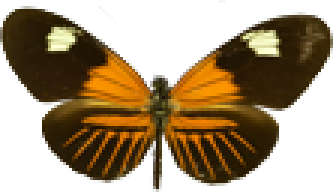
#> input picture SinGAN/Input/Harmonization/original_butterfly_input.png, 111 x 64 px (shown 3 times larger)
$ python generate_mask.py
#> lines starting #> are read from the running program, lines starting #| are printed output that depends on the picture; after the words box and inside, x2 and y2 are one past the last pixel; in counts of white or black regions, pixels touching at a corner belong together
#This will remove background and generate a mask of the object in the image
#Remove background from here: https://www.remove.bg/ and remember to background white, not transparent
#Author : Arpita

import cv2
import numpy as np
from PIL import Image
import os


def convert_to_jpg(path):
    png_image = Image.open(path)
#> png_image is the input picture: PIL image 111x64 RGBA; mean R, G, B, A 166.8, 148.7, 121.9, 255

    # Convert to RGB if necessary
    if png_image.mode != 'RGB':
        png_image = png_image.convert('RGB')
#> png_image: PIL image 111x64 RGB

    # Save as JPG with high quality
    path=os.path.dirname(path)+"/"+os.path.splitext(os.path.basename(path))[0]+".jpg"
    png_image.save(path, quality=100)
    create_mask(path)

def create_mask(path):
    img = cv2.imread(path)
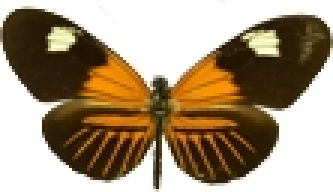
#> img: shape (64, 111, 3) (shown 3 times larger); mean B, G, R 123.4, 148.7, 166.7
    # Convert image to grayscale
    gray = cv2.cvtColor(img, cv2.COLOR_RGB2GRAY)
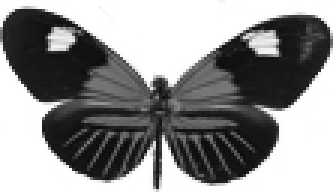
#> gray: shape (64, 111) (shown 3 times larger); min 12, max 255, mean 143.2

    # Create a binary mask where white pixels in the original image are black and all other pixels are white
    mask = cv2.threshold(gray, 230, 255, cv2.THRESH_BINARY_INV)[1]
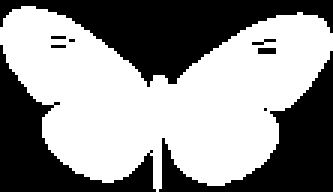
#> mask: shape (64, 111) (shown 3 times larger); 56.6% white; 9 black regions (6 under 20 px), largest, box (x1, y1, x2, y2) and area: (0, 0, 111, 29) 1336, (53, 17, 111, 64) 895, (0, 15, 52, 64) 818
    mask = np.stack((mask,) * 3, axis=-1)
    newName= os.path.dirname(path)+"/"+os.path.splitext(os.path.basename(path))[0]+"_mask.jpg"
    cv2.imwrite(newName,mask)

def check_channels_in_mask():
    img=cv2.imread(os.path.dirname(path)+"/"+os.path.splitext(os.path.basename(path))[0]+"_mask.jpg")
    print(img.shape)
    channels = cv2.split(img)
    cv2.imwrite("r.png",channels[0])
    cv2.imwrite("g.png",channels[1])
    cv2.imwrite("b.png",channels[2])

# Open the PNG image
n_path='./Harmonization/original_butterfly_input.png'
convert_to_jpg(n_path)

$ run again, with SinGAN/Input/Harmonization/another_butterfly.png copied over SinGAN/Input/Harmonization/original_butterfly_input.png
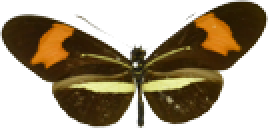
#> input picture SinGAN/Input/Harmonization/another_butterfly.png, 134 x 64 px (shown 2 times larger)
#> in convert_to_jpg, png_image is the input picture: PIL image 134x64 RGBA; mean R, G, B, A 164.9, 151.4, 128.4, 255
#> png_image: PIL image 134x64 RGB
#> in create_mask, `gray = cv2.cvtColor(img, cv2.COLOR_RGB2GRAY)`:
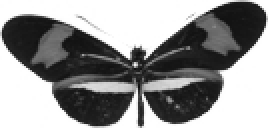
#> gray: shape (64, 134) (shown 2 times larger); min 13, max 255, mean 146.1
#> in create_mask, `mask = cv2.threshold(gray, 230, 255, cv2.THRESH_BINARY_INV)[1]`:
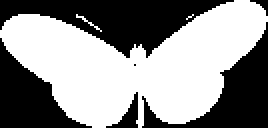
#> mask: shape (64, 134) (shown 2 times larger); 56% white; 6 black regions (1 under 20 px), largest, box (x1, y1, x2, y2) and area: (0, 0, 117, 29) 1612, (71, 11, 134, 64) 1101, (0, 19, 46, 64) 927, (53, 46, 69, 64) 106, (125, 0, 134, 8) 27

$ run again, with SinGAN/Input/Harmonization/mimic_butterfly.jpg saved as SinGAN/Input/Harmonization/original_butterfly_input.png
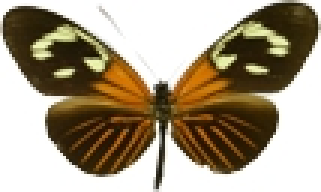
#> input picture SinGAN/Input/Harmonization/mimic_butterfly.jpg, 107 x 64 px (shown 3 times larger)
#> in convert_to_jpg, png_image is the input picture: PIL image 107x64 RGB; mean R, G, B 168.1, 155.2, 133.4
#> in create_mask, `gray = cv2.cvtColor(img, cv2.COLOR_RGB2GRAY)`:
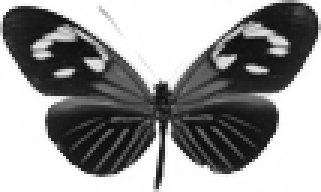
#> gray: shape (64, 107) (shown 3 times larger); min 10, max 255, mean 150.3
#> in create_mask, `mask = cv2.threshold(gray, 230, 255, cv2.THRESH_BINARY_INV)[1]`:
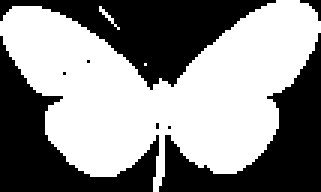
#> mask: shape (64, 107) (shown 3 times larger); 54.7% white; 8 black regions (5 under 20 px), largest, box (x1, y1, x2, y2) and area: (0, 0, 92, 30) 1110, (53, 11, 107, 64) 1002, (0, 12, 53, 64) 969
